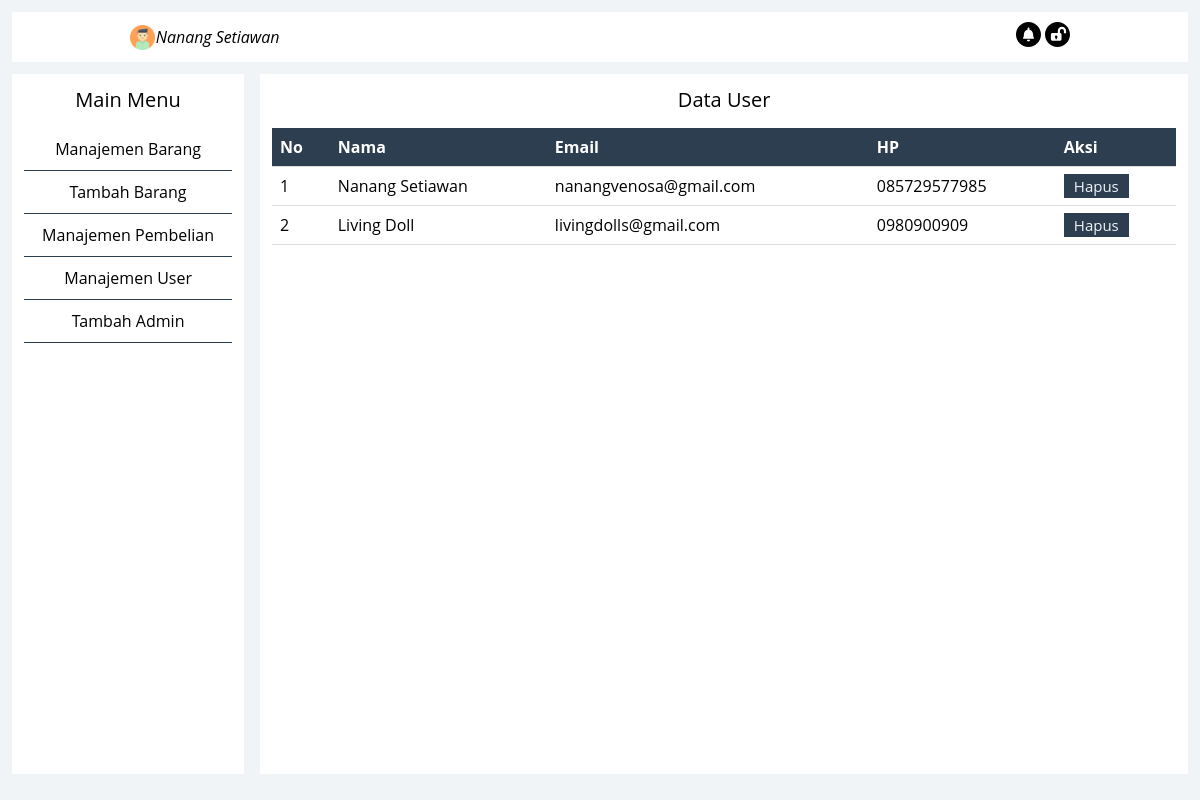
Screenshot of /admin/index.php?halaman=user (signed in) with the database file from the repository.
### tables this page shows
CREATE TABLE `tb_users` (
  `id_user` int(11) NOT NULL,
  `email_user` varchar(50) NOT NULL,
  `pass_user` varchar(50) NOT NULL,
  `nama_user` varchar(50) NOT NULL,
  `hp_user` varchar(25) NOT NULL
);

### admin/user.php (the view, shortened to what this page needs)
<?php
    include 'db.php';
    $sql = $konek->query("SELECT * FROM tb_users");
?>
            <h1>Data User</h1>
            <table class="table table-bordered">
                <thead>
                  <tr class="table-active">
                    <th scope="col">No</th>
                    <th scope="col">Nama</th>
                    <th scope="col">Email</th>
                    <th scope="col">HP</th>
                    <th scope="col">Aksi</th>
                  </tr>
                </thead>
                <tbody>
                    <?php $no = 1; while($result = $sql->fetch_assoc()) : ?>
                    <tr>
                        <td><?= $no++; ?></td>
                        <td><?= $result['nama_user']; ?></td>
                        <td><?= $result['email_user']; ?></td>
                        <td><?= $result['hp_user']; ?></td>
                        <td><a class="btn" href="">Hapus</a></td>
                    </tr>
    <?php endwhile; ?>
                </tbody>
            </table>
</div>
</body>
</html>

### admin/main.css (style rules this page uses)
* { margin: 0; padding: 0; font-family: 'Open Sans', sans-serif; }
body { background-color: #F0F4F7 !important; }
h1 { text-align: center; font-size: 20px !important; font-weight: normal; margin-bottom: 15px; }
table { border-collapse: collapse; width: 100%; }
th { background-color: #2c3e50; color: #fff; }
th, td { padding: 8px; text-align: left; border-bottom: 1px solid #ddd; }
.btn { background-color : #2c3e50; text-decoration: none; padding: 2px 10px; color: #F0F4F7; font-size: 15px; }

### rows the page displays
tb_users: nama_user "Nanang Setiawan", email_user "nanangvenosa@gmail.com", hp_user "085729577985"
tb_users: nama_user "Living Doll", email_user "livingdolls@gmail.com", hp_user "0980900909"

### other values shown
$_SESSION['idnama'] "Nanang Setiawan"
